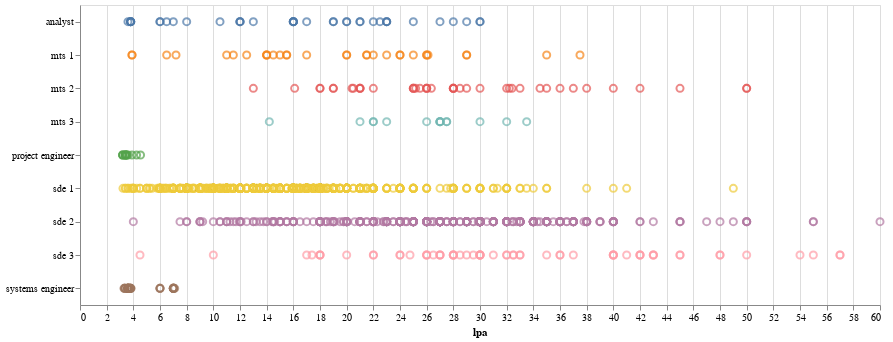

This figure's notebook cell:
### Code cell
comp_counter = Counter(df["title"])
top_companies = [comp[0] for comp in comp_counter.most_common(10) if comp[0] != "n/a"]
alt.Chart(df[df["title"].isin(top_companies)]).mark_point().encode(
    x='lpa',
    y=alt.Y('title', axis=alt.Axis(title=None)),
    color=alt.Color('title', legend=None)
).properties(width=800, height=300).configure_point(size=50)

### Figure 1 — Vega-Lite specification as saved in the notebook (floating-point values rounded to 4 significant figures; data arrays with more than 128 entries replaced by an {"elided": "..."} marker saying what was removed)
{"config": {"view": {"continuousWidth": 400, "continuousHeight": 300}, "point": {"size": 50}}, "data": {"name": "data-8c2ef9dc4aa5506c2aba2aa713eb779b"}, "mark": "point", "encoding": {"color": {"type": "nominal", "field": "title", "legend": null}, "x": {"type": "quantitative", "field": "lpa"}, "y": {"type": "nominal", "axis": {"title": null}, "field": "title"}}, "height": 300, "width": 800, "$schema": "https://vega.github.io/schema/vega-lite/v4.8.1.json", "datasets": {"data-8c2ef9dc4aa5506c2aba2aa713eb779b": {"elided": "1432 records"}}}
